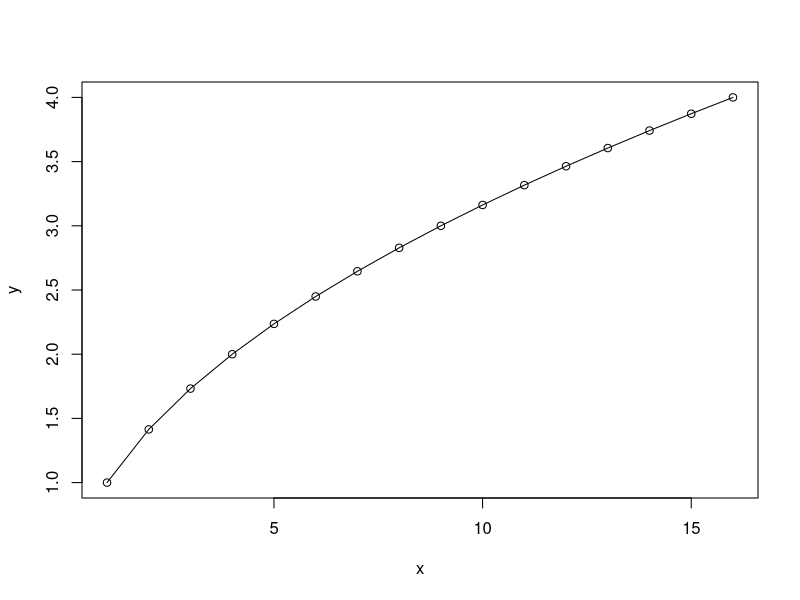

Write R code to recreate this figure. (Note: this script raises an error after producing the figure.)
# Introdução ao R - operações básicas ------------------------------------------
# Author: Victor Gabriel Alcantara 
# Github: https://github.com/victorgalcantara 
# LinkedIn: https://www.linkedin.com/in/victorgalcantara/ 

# Recomendações: 

# Livro introdutório "R for data science"
# https://r4ds.had.co.nz/index.html

# Tutorial Leonardo Barone
# https://github.com/leobarone/cebrap_lab_programacao_r

# Parte I - Noções gerais e funções básicas ----------------------------------------------

# 1. R como calculadora ----

2+3      # soma
2*3      # multiplicação
2^2      # potência

# Respeita ordem PEMDAS
# Parenteses> Expoentes > Multiplicação > Divisão > Adição > Subtração
2+2*3

2+2*3^3

# Ordem do cálculo
3 * 3 * 3
3 * 3 * 3 * 2
3 * 3 * 3 * 2 + 2

# Divisão inteira: quanto sobra da divisão
4%%2
3%%2

# No python não tem isso!
pi-2

# 1.2 Introduzindo funções básicas ----

sqrt(16) # raíz quadrada / square roots

exp(1)   # exponencial - padrão: n de euler (e)

log(x = 10)  # logarítmo

log2(16)

2^4

# 2. Criando objetos ----

x <- 2
x = 3

x+3

x <- 1:16
y <- sqrt(1:16)

plot(x = x,y = y)
lines(x,y)

# PULO PARA BASE DE DADOS

## 1. Vetores ----
# Def.: coleção ordenada de dados de mesma classe/tipo
# Propriedades: nome, tipo/classe, elementos, dimensão

# 0. Unidade básica no R
# 1. Apenas uma dimensão
# 2. Só aceita uma classe (núm, char, logi)
# 3. Default: string sobrepõe

j <- c(1.20,3.2,2.2,3.4)
x <- c(2L,4L,4L,6L)
y <- c("Fulano","Ciclano","Beltrano","Tetrano")
z <- c(TRUE,FALSE,TRUE,FALSE)

# Funções para olhar classe e tipo dos vetores (CLASSE = TIPO)
# Função class para verificar a classe do vetor
class(j)
class(x)
class(y)
class(z)

# Função typeof para verificar tipo do vetor
typeof(j)
typeof(x)
typeof(y)
typeof(z)

# verificar se aparece mais abaixo no exercício
TRUE + TRUE
FALSE + FALSE
TRUE + FALSE

# O que acontece se unir valores de diferentes qualidades
# em um único vetor?

t <- c(1,2,"Fulano",FALSE)
class(t)

w <- c(j,x,y,z)
w # observe o que compõe o vetor "w"
class(w)

# o que aconteceria se tudo fosse transformado para número?
w <- as.numeric(w)
w

# Factor: é um tipo de vetor que guarda valores categóricos
# possibilitando a ordenação 

# Exemplo
a <- c("Bom","Ruim","Regular","Péssimo")

a <- factor(x = a,levels=c("Péssimo","Ruim","Regular","Bom"), ordered=TRUE)

a
levels(a)

# Outro exemplo
b <- c(0,1,2,3)

b <- factor(x=b,
            levels = c(0,1,2,3),
            labels = c("Péssimo","Ruim","Regular","Bom"),
            ordered = TRUE
)

b
levels(b)

# Agora podemos fazer algumas operações com factor
min(a)
max(a)

## 2. Data frame ----
# Def.: coleção de vetores de mesma dimensão que guardam infos
# Propriedades: dim e str
# 0. Dados estruturados em observações x variáveis (survey)

idad  <- c(65,74,21,24,27,34,24,23)
educ  <- c(2,2,12,14,12,16,14,14)
rend  <- c(1200,1600,1800,2200,1800,6400,2300,2500)
sexo  <- c("M","F","F","M","F","M","F","M")
raca  <- c("Branca","Parda","Preta","Parda","Preta","Branca",
           "Parda","Amarela")

d <- data.frame(educ, idad, rend,sexo,raca)
view(d)

# 3. Verbos importantes ----
# Visualizar dados - fluxo de trabalho

class(d)  # classe do objeto
dim(d)    # dimensão da base (linhas x colunas)
head(d,n = 6)   # Primeiros 6 casos
tail(d,n = 6)   # Últimos 6 casos
str(d)    # Estrutura dos dados

# sumário das variáveis
summary(d)      
summary(d$rend) # sumário de uma variável numérica
summary(d$sexo) # sumário de uma variável categórica

### 4. Subset ----

y <- 1:8

# acessar informações guardadas em um vetor
y[5]

# acessar informações guardadas em um data.frame 
# [Linhas,Colunas]
d[5,3]

# operações com coordenadas
d[,"mg"] <- c(1:8) # criando nova variável

df <- d[,-c(6,7,8)]    # excluindo variável

d

df

# Subset com cifrão $ e colchetes

# O cifrão é muito usado para acessar variáveis
d$educ

# Os colchetes após o cifrão é usado para acessar valores dentro da variável
d$educ[4]

# Vimos até aqui na Aula 02
# Pulei essa parte até a linha 335

# Filtrando dados
filtro <- c(F,T,T,T,T,T,T,T)
df <- d[filtro,]

# Selecionando variáveis
selecao <- c(T,T,T,T,T,F)
df <- d[,selecao]

# Complexificando
filtro <- d[,"idad"] < 29
df <- d[filtro,]

selecao <- names(d) %in% c("educ","rend")
df <- d[,selecao]

# Função base para subset
subset(x = d, subset = sexo == "F")
subset(x = d, select = "sexo")

### 5. Recodificação ----

# Renda
d[,"ln_rend"] <- log(d[,"rend"])

# Raca
d[,"vd_raca"] <- d$raca

negra   <- d[,"raca"] %in% c("Preta","Parda")

d[negra,"vd_raca"] <- "Negra"

# Complexificando mais um pouco
# Raca e sexo
m_negra   <- d[,"raca"] %in% c("Preta","Parda") &
  d[,"sexo"] == "F"

m_branca   <- d[,"raca"] %in% c("Branca") &
  d[,"sexo"] == "M"

d[m_negra,"vd_raca_sexo"] <- "Mulher negra"
d[m_branca,"vd_raca_sexo"] <- "Mulher branca"

h_negro   <- d[,"raca"] %in% c("Preta","Parda") & d[,"sexo"] == "M"

h_branco   <- d[,"raca"] %in% c("Branca") & d[,"sexo"] == "M"

h_amarelo   <- d[,"raca"] %in% c("Amarela") & d[,"sexo"] == "M"

d[h_negro,"vd_raca_sexo"] <- "Homem negro"
d[h_branco,"vd_raca_sexo"] <- "Homem branco"
d[h_amarelo,"vd_raca_sexo"] <- "Homem amarelo"

# vocês entenderam...

# 3. Operações lógicas ----
# São operações em testamos uma sentença tendo como resultado:
# TRUE (T) ou FALSE (F)

2 >  2  # MAIOR QUE
2 < 2   # MENOR QUE
2 == 3  # IGUALDADE

2 >= 2 # MAIOR OU IGUAL

# Por quê igualdade são dois sinais?
# R: Porque apenas um significa atribuição de valor. Igual a setinha.

x = 1:10
x <- 1:10

"eu" == "todo mundo" # Igualdade
"eu" == "eu"
"eu" != "vc"         # Diferença

# Teste em grupo
"eu" %in% c("vc","todo mundo") # Generalização - se contém

# Nota importante: "!" opera como um sinal de negação/diferença

!("eu" %in% c("vc","todo mundo"))

# 4. Relações "OU" e "E" ----
# "|" para "OU"
2 > 2 | 2 == 2
2 > 2 | 2 < 2

# "&" para "E"
2 > 2 & 2 == 2
2 > 1 & 2 == 2

# 5. Condições ----
# se verificado isso, aplique aquilo
# else: ou, se não verificado, aplique aquilo outro

if(2 > 3){"Não sei lógica"}else{"Sei lógica!"} # Teste executar apenas 
                                               # a primeira parte
TRUE+TRUE+FALSE

true_igual_um <- c(T,T,T,F)
true_igual_um + 1

# 6. Loops ----
# Loops são operações de iteração fundamentais na automação
# Trabalho com processos repetitivos

for(i in 1:10){
  print(i)
}

a=1
while (a<=10)  {
  a=a+1
  print (a)
}

a=1
repeat {
  print (a)
  a=a+1
  if (a >= 10) break()
}

# 7. Funções ----
# são operações já programadas
# (input-processo-output)
# nome_da_função(argumentos)

# Exemplo de funções
# argumentos = input

ifelse(test = 2>3,yes = "Que isso?",no ="Ah, tá.")
ifelse # Veja como essa função está programada

sum(true_igual_um)

# 8. Pacotes ----
# são conj. de funções
# devem ser instalados    : install.packages()
# deve carregar na memória: library()
install.packages("tidyverse") # Principal biblioteca de funções para manuseio
library(tidyverse) # Pegando na biblioteca
require(dplyr)     # Nem sempre é necessário

# 9. Navegação no computador ----
# wd : Working Directory = Diretório/pasta de trabalho

getwd() # Em qual diretório/pasta estou trabalhando?
dir()   # o que tem nesse diretório/pasta?

setwd() # Mude o diretório de trabalho
dir.create("minha pasta") # Crie uma pasta com este nome

# Parte II - Classes de objetos ------------------------------------------------

# Funções que facilitam a nossa vida: pacote TIDYVERSE

# 6. Usando tidyverse ----

## 6.1 Select e Filter ----
# selecionar variáveis e filtrar casos

# Jovens
d <- d %>% filter(idad > 15  & idad < 29)

d <- d %>% select(educ,rend)

## 6.1 Verbo "mutate" ----

d <- mutate(d, "lnRenda"=log(rend))

d <- mutate(d, "vd_raca"= case_when(
  raca == "Preta" ~ "Negra",
  raca == "Parda" ~ "Negra",
  raca == "Branca" ~ "Branca",
  raca == "Indígena" ~ "Indígena",
  raca == "Amarela" ~ "Amarela",
))

d <- mutate(d, "sexo_raca" = case_when(
  sexo == "F" & raca == "Branca"   ~ "Mulher Branca",
  sexo == "F" & raca == "Preta"    ~ "Mulher Preta",
  sexo == "F" & raca == "Parda"    ~ "Mulher Parda",
  sexo == "F" & raca == "Indígena" ~ "Mulher Indígena",
  sexo == "F" & raca == "Amarela" ~ "Mulher Amarela",
  
  sexo == "M" & raca == "Branca"   ~ "Homem Branco",
  sexo == "M" & raca == "Preta"    ~ "Homem Preto",
  sexo == "M" & raca == "Parda"    ~ "Homem Pardo",
  sexo == "M" & raca == "Indígena" ~ "Homem Indígena",
  sexo == "M" & raca == "Amarela" ~ "Mulher Amarelo",
))
